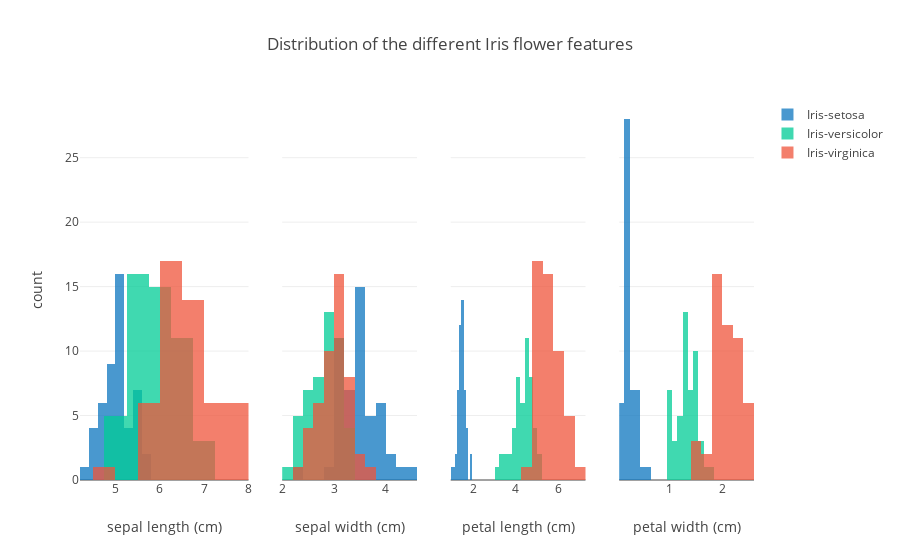

Here is the notebook cell this chart was saved with:
### Code cell
# plotting histograms
data = []

legend = {0:False, 1:False, 2:False, 3:True}

colors = {'Iris-setosa': '#0D76BF', 
          'Iris-versicolor': '#00cc96', 
          'Iris-virginica': '#EF553B'}

for col in range(4):
    for key in colors:
        trace = dict(
            type='histogram',
            x=list(X[y==key, col]),
            opacity=0.75,
            xaxis='x%s' %(col+1),
            marker=dict(color=colors[key]),
            name=key,
            showlegend=legend[col]
        )
        data.append(trace)

layout = dict(
    barmode='overlay',
    xaxis=dict(domain=[0, 0.25], title='sepal length (cm)'),
    xaxis2=dict(domain=[0.3, 0.5], title='sepal width (cm)'),
    xaxis3=dict(domain=[0.55, 0.75], title='petal length (cm)'),
    xaxis4=dict(domain=[0.8, 1], title='petal width (cm)'),
    yaxis=dict(title='count'),
    title='Distribution of the different Iris flower features'
)

fig = dict(data=data, layout=layout)
iplot(fig)

### Figure 1 — Plotly figure (JSON) as saved in the notebook; plotly's stock layout.template omitted (floating-point values rounded to 4 significant figures)
{"data": [{"marker": {"color": "#0D76BF"}, "name": "Iris-setosa", "opacity": 0.75, "showlegend": false, "type": "histogram", "uid": "c008c4bc-43b8-448a-97e5-8a9592e4a379", "x": [5.1, 4.9, 4.7, 4.6, 5, 5.4, 4.6, 5, 4.4, 4.9, 5.4, 4.8, 4.8, 4.3, 5.8, 5.7, 5.4, 5.1, 5.7, 5.1, 5.4, 5.1, 4.6, 5.1, 4.8, 5, 5, 5.2, 5.2, 4.7, 4.8, 5.4, 5.2, 5.5, 4.9, 5, 5.5, 4.9, 4.4, 5.1, 5, 4.5, 4.4, 5, 5.1, 4.8, 5.1, 4.6, 5.3, 5], "xaxis": "x"}, {"marker": {"color": "#00cc96"}, "name": "Iris-versicolor", "opacity": 0.75, "showlegend": false, "type": "histogram", "uid": "8d76f6d4-b164-4a63-878b-a01aa3bc5eb6", "x": [7, 6.4, 6.9, 5.5, 6.5, 5.7, 6.3, 4.9, 6.6, 5.2, 5, 5.9, 6, 6.1, 5.6, 6.7, 5.6, 5.8, 6.2, 5.6, 5.9, 6.1, 6.3, 6.1, 6.4, 6.6, 6.8, 6.7, 6, 5.7, 5.5, 5.5, 5.8, 6, 5.4, 6, 6.7, 6.3, 5.6, 5.5, 5.5, 6.1, 5.8, 5, 5.6, 5.7, 5.7, 6.2, 5.1, 5.7], "xaxis": "x"}, {"marker": {"color": "#EF553B"}, "name": "Iris-virginica", "opacity": 0.75, "showlegend": false, "type": "histogram", "uid": "11ba6b22-7efa-4aea-a87d-6ef3d795e516", "x": [6.3, 5.8, 7.1, 6.3, 6.5, 7.6, 4.9, 7.3, 6.7, 7.2, 6.5, 6.4, 6.8, 5.7, 5.8, 6.4, 6.5, 7.7, 7.7, 6, 6.9, 5.6, 7.7, 6.3, 6.7, 7.2, 6.2, 6.1, 6.4, 7.2, 7.4, 7.9, 6.4, 6.3, 6.1, 7.7, 6.3, 6.4, 6, 6.9, 6.7, 6.9, 5.8, 6.8, 6.7, 6.7, 6.3, 6.5, 6.2, 5.9], "xaxis": "x"}, {"marker": {"color": "#0D76BF"}, "name": "Iris-setosa", "opacity": 0.75, "showlegend": false, "type": "histogram", "uid": "4306d3fe-f55c-4d71-a21c-6a67af1f1e67", "x": [3.5, 3, 3.2, 3.1, 3.6, 3.9, 3.4, 3.4, 2.9, 3.1, 3.7, 3.4, 3, 3, 4, 4.4, 3.9, 3.5, 3.8, 3.8, 3.4, 3.7, 3.6, 3.3, 3.4, 3, 3.4, 3.5, 3.4, 3.2, 3.1, 3.4, 4.1, 4.2, 3.1, 3.2, 3.5, 3.1, 3, 3.4, 3.5, 2.3, 3.2, 3.5, 3.8, 3, 3.8, 3.2, 3.7, 3.3], "xaxis": "x2"}, {"marker": {"color": "#00cc96"}, "name": "Iris-versicolor", "opacity": 0.75, "showlegend": false, "type": "histogram", "uid": "673d45ec-5cc7-4025-92fa-a9a1126f8151", "x": [3.2, 3.2, 3.1, 2.3, 2.8, 2.8, 3.3, 2.4, 2.9, 2.7, 2, 3, 2.2, 2.9, 2.9, 3.1, 3, 2.7, 2.2, 2.5, 3.2, 2.8, 2.5, 2.8, 2.9, 3, 2.8, 3, 2.9, 2.6, 2.4, 2.4, 2.7, 2.7, 3, 3.4, 3.1, 2.3, 3, 2.5, 2.6, 3, 2.6, 2.3, 2.7, 3, 2.9, 2.9, 2.5, 2.8], "xaxis": "x2"}, {"marker": {"color": "#EF553B"}, "name": "Iris-virginica", "opacity": 0.75, "showlegend": false, "type": "histogram", "uid": "c143df1a-bb41-4a45-a580-b9cc15d31596", "x": [3.3, 2.7, 3, 2.9, 3, 3, 2.5, 2.9, 2.5, 3.6, 3.2, 2.7, 3, 2.5, 2.8, 3.2, 3, 3.8, 2.6, 2.2, 3.2, 2.8, 2.8, 2.7, 3.3, 3.2, 2.8, 3, 2.8, 3, 2.8, 3.8, 2.8, 2.8, 2.6, 3, 3.4, 3.1, 3, 3.1, 3.1, 3.1, 2.7, 3.2, 3.3, 3, 2.5, 3, 3.4, 3], "xaxis": "x2"}, {"marker": {"color": "#0D76BF"}, "name": "Iris-setosa", "opacity": 0.75, "showlegend": false, "type": "histogram", "uid": "3df07850-2fdb-42d3-bce2-6421a1f9f3d2", "x": [1.4, 1.4, 1.3, 1.5, 1.4, 1.7, 1.4, 1.5, 1.4, 1.5, 1.5, 1.6, 1.4, 1.1, 1.2, 1.5, 1.3, 1.4, 1.7, 1.5, 1.7, 1.5, 1, 1.7, 1.9, 1.6, 1.6, 1.5, 1.4, 1.6, 1.6, 1.5, 1.5, 1.4, 1.5, 1.2, 1.3, 1.5, 1.3, 1.5, 1.3, 1.3, 1.3, 1.6, 1.9, 1.4, 1.6, 1.4, 1.5, 1.4], "xaxis": "x3"}, {"marker": {"color": "#00cc96"}, "name": "Iris-versicolor", "opacity": 0.75, "showlegend": false, "type": "histogram", "uid": "fd0fd760-dad7-4bf9-856f-7b82c1d5cfcf", "x": [4.7, 4.5, 4.9, 4, 4.6, 4.5, 4.7, 3.3, 4.6, 3.9, 3.5, 4.2, 4, 4.7, 3.6, 4.4, 4.5, 4.1, 4.5, 3.9, 4.8, 4, 4.9, 4.7, 4.3, 4.4, 4.8, 5, 4.5, 3.5, 3.8, 3.7, 3.9, 5.1, 4.5, 4.5, 4.7, 4.4, 4.1, 4, 4.4, 4.6, 4, 3.3, 4.2, 4.2, 4.2, 4.3, 3, 4.1], "xaxis": "x3"}, {"marker": {"color": "#EF553B"}, "name": "Iris-virginica", "opacity": 0.75, "showlegend": false, "type": "histogram", "uid": "180f4b52-85ef-4888-85b7-b0b4df9819cb", "x": [6, 5.1, 5.9, 5.6, 5.8, 6.6, 4.5, 6.3, 5.8, 6.1, 5.1, 5.3, 5.5, 5, 5.1, 5.3, 5.5, 6.7, 6.9, 5, 5.7, 4.9, 6.7, 4.9, 5.7, 6, 4.8, 4.9, 5.6, 5.8, 6.1, 6.4, 5.6, 5.1, 5.6, 6.1, 5.6, 5.5, 4.8, 5.4, 5.6, 5.1, 5.1, 5.9, 5.7, 5.2, 5, 5.2, 5.4, 5.1], "xaxis": "x3"}, {"marker": {"color": "#0D76BF"}, "name": "Iris-setosa", "opacity": 0.75, "showlegend": true, "type": "histogram", "uid": "b0800968-3ee3-49f9-887d-3af348a6d418", "x": [0.2, 0.2, 0.2, 0.2, 0.2, 0.4, 0.3, 0.2, 0.2, 0.1, 0.2, 0.2, 0.1, 0.1, 0.2, 0.4, 0.4, 0.3, 0.3, 0.3, 0.2, 0.4, 0.2, 0.5, 0.2, 0.2, 0.4, 0.2, 0.2, 0.2, 0.2, 0.4, 0.1, 0.2, 0.1, 0.2, 0.2, 0.1, 0.2, 0.2, 0.3, 0.3, 0.2, 0.6, 0.4, 0.3, 0.2, 0.2, 0.2, 0.2], "xaxis": "x4"}, {"marker": {"color": "#00cc96"}, "name": "Iris-versicolor", "opacity": 0.75, "showlegend": true, "type": "histogram", "uid": "aece7ce8-0a50-441c-9431-1d812c18a82c", "x": [1.4, 1.5, 1.5, 1.3, 1.5, 1.3, 1.6, 1, 1.3, 1.4, 1, 1.5, 1, 1.4, 1.3, 1.4, 1.5, 1, 1.5, 1.1, 1.8, 1.3, 1.5, 1.2, 1.3, 1.4, 1.4, 1.7, 1.5, 1, 1.1, 1, 1.2, 1.6, 1.5, 1.6, 1.5, 1.3, 1.3, 1.3, 1.2, 1.4, 1.2, 1, 1.3, 1.2, 1.3, 1.3, 1.1, 1.3], "xaxis": "x4"}, {"marker": {"color": "#EF553B"}, "name": "Iris-virginica", "opacity": 0.75, "showlegend": true, "type": "histogram", "uid": "2194fead-0f88-4013-81b1-19e5e3948fcc", "x": [2.5, 1.9, 2.1, 1.8, 2.2, 2.1, 1.7, 1.8, 1.8, 2.5, 2, 1.9, 2.1, 2, 2.4, 2.3, 1.8, 2.2, 2.3, 1.5, 2.3, 2, 2, 1.8, 2.1, 1.8, 1.8, 1.8, 2.1, 1.6, 1.9, 2, 2.2, 1.5, 1.4, 2.3, 2.4, 1.8, 1.8, 2.1, 2.4, 2.3, 1.9, 2.3, 2.5, 2.3, 1.9, 2, 2.3, 1.8], "xaxis": "x4"}], "layout": {"barmode": "overlay", "title": {"text": "Distribution of the different Iris flower features"}, "xaxis": {"domain": [0, 0.25], "title": {"text": "sepal length (cm)"}}, "xaxis2": {"domain": [0.3, 0.5], "title": {"text": "sepal width (cm)"}}, "xaxis3": {"domain": [0.55, 0.75], "title": {"text": "petal length (cm)"}}, "xaxis4": {"domain": [0.8, 1], "title": {"text": "petal width (cm)"}}, "yaxis": {"title": {"text": "count"}}}}
